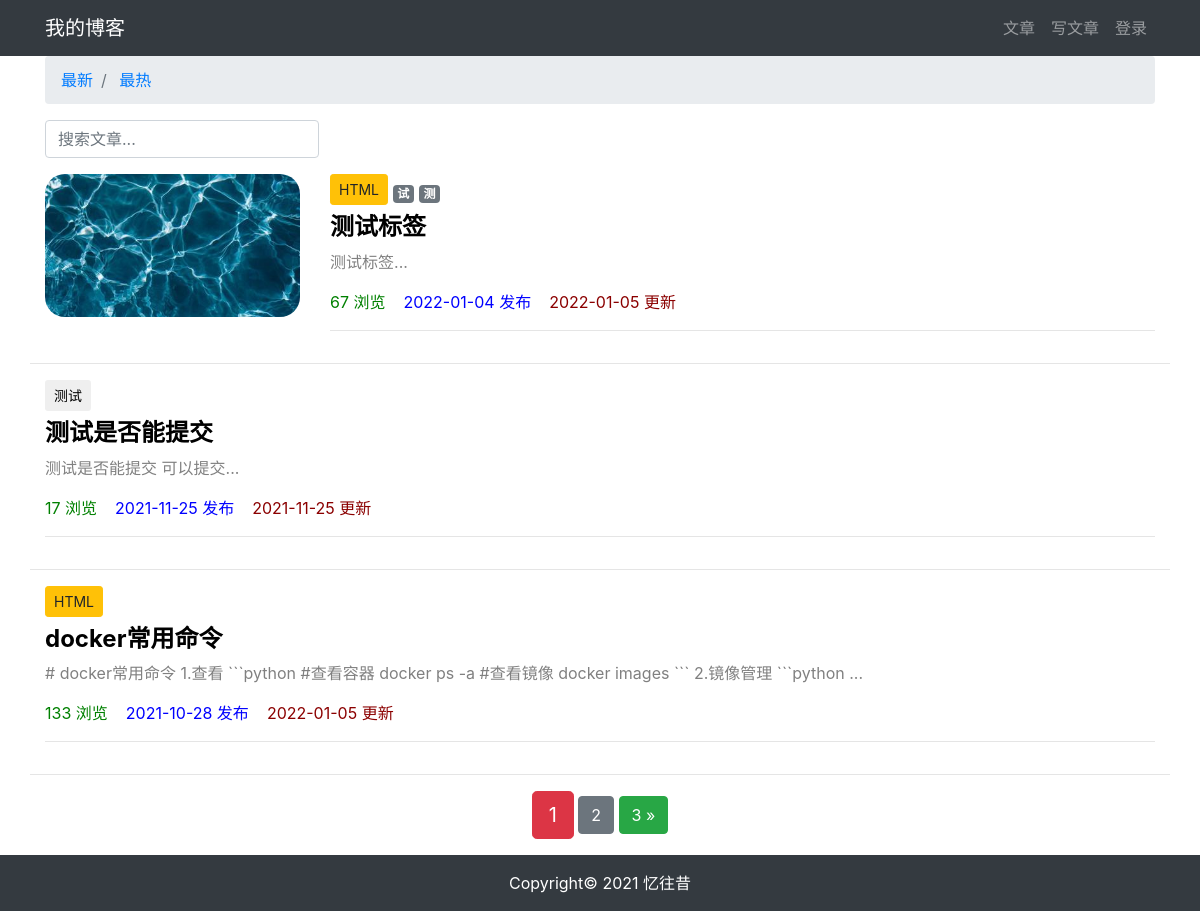
Page /article/article-list/ on the earlier database version.
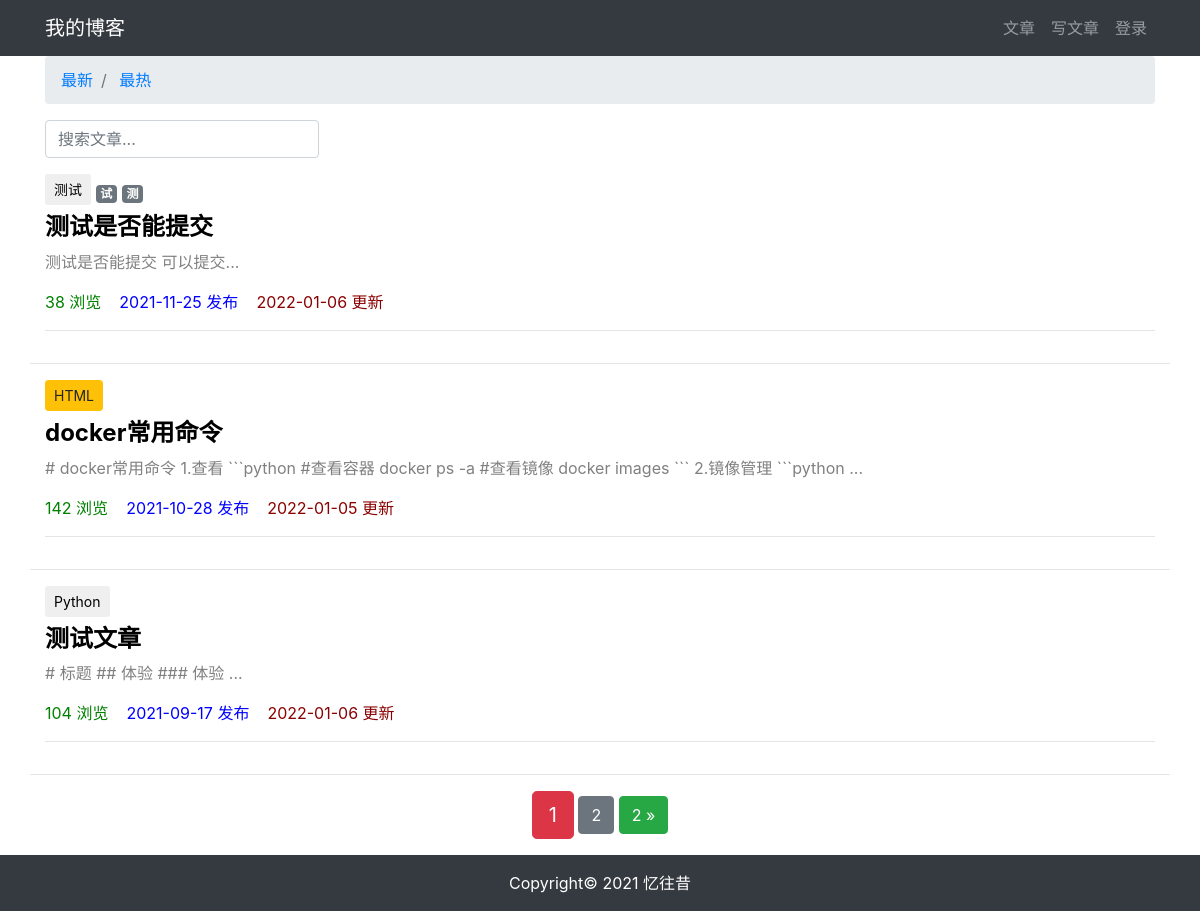
Same page on the later database version.
### article/models.py (models this page shows, shortened)
class ArticlePost(models.Model):
    author = models.ForeignKey(User, on_delete=models.CASCADE)
    title = models.CharField(max_length=100)
    body = models.TextField()
    created = models.DateTimeField(default=timezone.now)
    updated = models.DateTimeField(auto_now=True)
    total_views = models.PositiveIntegerField(default=0)
    tags = TaggableManager(blank=True)
    avatar = models.ImageField(upload_to='article/%Y%m%d/', blank=True)
    column = models.ForeignKey(
        ArticleColumn,
        null=True,
        blank=True,
        on_delete=models.CASCADE,
        related_name='article'
    )
    class Meta:
        ordering = ('-created',)

class ArticleColumn(models.Model):
    title = models.CharField(max_length=100, blank=True)
    created = models.DateTimeField(default=timezone.now)
    def __str__(self):
        return self.title

### article/views.py (the view)
# urls.py: path('article-list/', views.article_list, name='article_list'),
def article_list(request):
    search = request.GET.get('search')
    order = request.GET.get('order')
    column = request.GET.get('column')
    tag = request.GET.get('tag')
    article_list = ArticlePost.objects.all()
    if search:
        article_list = article_list.filter(Q(title__icontains=search) | Q(body__icontains=search))
    else:
        search = ''
    if column is not None and column.isdigit():
        article_list = article_list.filter(column=column)
    if tag and tag != 'None':
        article_list = article_list.filter(tags__name__in=[tag])
    if order == 'total_views':
        article_list = article_list.order_by('-total_views')
    paginator = Paginator(article_list, 3)
    page = request.GET.get('page')
    articles = paginator.get_page(page)
    context = {
        'articles': articles,
        'order': order,
        'search': search,
        'column': column,
        'tag': tag,
    }
    return render(request, 'article/list.html', context)

### templates/article/list.html (shortened to what this page needs)
{% extends "base.html" %}
{% load static %}
{% block content %}
    <div class="container">
        <nav aria-label="breadcrumb">
            <ol class="breadcrumb">
                <li class="breadcrumb-item">
                    <a href="{% url 'article:article_list' %}?search={{ search }}&column={{ column }}&tag={{ tag }}">
                        最新
                    </a>
                </li>
                <li class="breadcrumb-item">
                    <a href="{% url 'article:article_list' %}?order=total_views&search={{ search }}&column={{ column }}&tag={{ tag }}">
                        最热
                    </a>
                </li>
            </ol>
        </nav>
        <div class="row">
            <div class="col-auto mr-auto">
                <form class="form-inline" >
                    <input type="text"
                           class="form-control mb-2 mr-sm-2"
                           name="search"
                           placeholder="搜索文章..."
                           required
                    >
                </form>
            </div>
        </div>
        <div class="row mt-2">
            {% for article in articles %}
                {% if article.avatar %}
                    <div class="col-3">
                        <img src="{{ article.avatar.url }}"
                             alt="avatar"
                             style="max-width:100%; border-radius: 20px"
                        >
                    </div>
                {% endif %}
                <div class="col">
                    {% if article.column %}
                        <button type="button"
                                class="btn btn-sm mb-2
                        {% if article.column.title == 'Django' %}
                            btn-success
                        {% elif article.column.title == 'Java' %}
                            btn-danger
                        {% elif article.column.title == 'HTML' %}
                            btn-warning
                        {% endif %}
                    "
                        >
                            {{ article.column }}
                        </button>
                    {% endif %}
                    <span>
                        {% for tag in article.tags.all %}
                            <a href="#"
                               class="badge badge-secondary"
                            >
                                {{ tag }}
                            </a>
                        {% endfor %}
                    </span>
                    <h4>
                        <b>
                            <a href="{% url 'article:article_detail' article.id %}"
                               style="color: black;"
                            >
                                {{ article.title }}
                            </a>
                        </b>
                    </h4>
                    <div>
                        <p style="color: gray;">
                            {{ article.body|slice:'100' }}...
                        </p>
                    </div>
                    <p>
                        <span style="color: green;">
                    {{ article.total_views }} 浏览&nbsp;&nbsp;&nbsp;
                </span>
                        <span style="color: blue;">
                    {{ article.created|date:'Y-m-d' }} 发布&nbsp;&nbsp;&nbsp;
                </span>
                        <span style="color: darkred;">
                    {{ article.updated|date:'Y-m-d' }} 更新
                </span>
                    </p>
                    <hr>
                </div>
                <hr style="width: 100%;"/>
            {% endfor %}
        </div>
        <div class="pagination row">
            <div class="m-auto">
        <span class="step-links">
            <span class="current btn btn-danger btn-lg">
                {{ articles.number }}
            </span>
            {% if articles.has_next %}
                <a href="?page={{ articles.next_page_number }}&order={{ order }}&search={{ search }}&column={{ column }}&tag={{ tag }}"
                   class="btn btn-secondary"
                >
                    {{ articles.next_page_number }}
                </a>
                <a href="?page={{ articles.paginator.num_pages }}&order={{ order }}&search={{ search }}&column={{ column }}&tag={{ tag }}"
                   class="btn btn-success"
                >
                    {{ articles.paginator.num_pages }} &raquo;
                </a>
            {% endif %}
        </span>
            </div>
        </div>
    </div>
{% endblock content %}

### templates/base.html (shortened to what this page needs)
{% load static %}
<!DOCTYPE html>
<html lang="zh-cn">
<head>
    <link rel="stylesheet" href="{% static 'bootstrap/css/bootstrap.min.css' %}">
    <link rel="stylesheet" href="{% static 'md_css/monokai.css' %}">
</head>
<body>
    {% include 'header.html' %}
    {% block content %}{% endblock content %}
    {% include 'footer.html' %}
</body>
</html>

### templates/header.html (shortened to what this page needs)
<!DOCTYPE html>
{% load notifications_tags %}
{% notifications_unread as unread_count %}
<nav class="navbar navbar-expand-lg navbar-dark bg-dark">
    <div class="container">
        <a class="navbar-brand" href="#">我的博客</a>
        <div>
            <ul class="navbar-nav">
                <li class="nav-item">
                    <a class="nav-link" href="{% url 'article:article_list' %}">文章</a>
                </li>
                <li class="nav-item">
                    <a class="nav-link" href="{% url 'article:article_create' %}">写文章</a>
                </li>
                {% if user.is_authenticated %}
                    <li class="nav-item dropdown">
                        <a class="nav-link dropdown-toggle" href="#" id="navbarDropdown" role="button" data-toggle="dropdown" aria-haspopup="true" aria-expanded="false">
                            {% if unread_count %}
                                <svg viewBox="0 0 8 8"
                                     width="8px"
                                     height="8px">
                                    <circle cx="4"
                                            cy="4"
                                            r="4"
                                            fill="#ff6b6b"
                                    ></circle>
                                </svg>
                            {% endif %}
                            {{ user.username }}
                        </a>
                        <div class="dropdown-menu" aria-labelledby="navbarDropdown">
                            <a class="dropdown-item" href="{% url "notice:list" %}">通知
                                {% if unread_count %}
                                    <span class="badge badge-danger">{{ unread_count }}</span>
                                {% endif %}
                            </a>
                            <a class="dropdown-item" href='{% url "userprofile:edit" user.id %}'>个人信息</a>
                            <a class="dropdown-item" href="#" onclick="user_delete()">删除用户</a>
                            <a class="dropdown-item" href='{% url "userprofile:logout" %}'>退出登录</a>
                        </div>
                    </li>
                {% else %}
                    <li class="nav-item">
                        <a class="nav-link" href="{% url 'userprofile:login' %}">登录</a>
                    </li>
                {% endif %}
            </ul>
        </div>
    </div>
</nav>

### templates/footer.html
{% load static %}
<div>
    <br><br><br>
</div>
<footer class="py-3 bg-dark fixed-bottom">
    <div class="container">
        <p class="m-0 text-center text-white">Copyright© 2021  忆往昔</p>
    </div>
</footer>

Differences in the rows shown:
removed ArticlePost: avatar (picture), column "HTML", title "测试标签", body "测试标签", total_views "67", created "2022-01-04", updated "2022-01-05", Tag (name "试"), Tag (name "测")
changed ArticlePost "测试是否能提交": gains Tag (name "试"); gains Tag (name "测"); total_views "17" → "38"; updated "2021-11-25" → "2022-01-06"
changed ArticlePost "docker常用命令": total_views "133" → "142"
now on this page (row edited): ArticlePost: column "Python", title "测试文章", body "# 标题 ## 体验 ### 体验", total_views "104", created "2021-09-17", updated "2022-01-06"
Other differences:
{{ articles.paginator.num_pages }}: "3" → "2"
